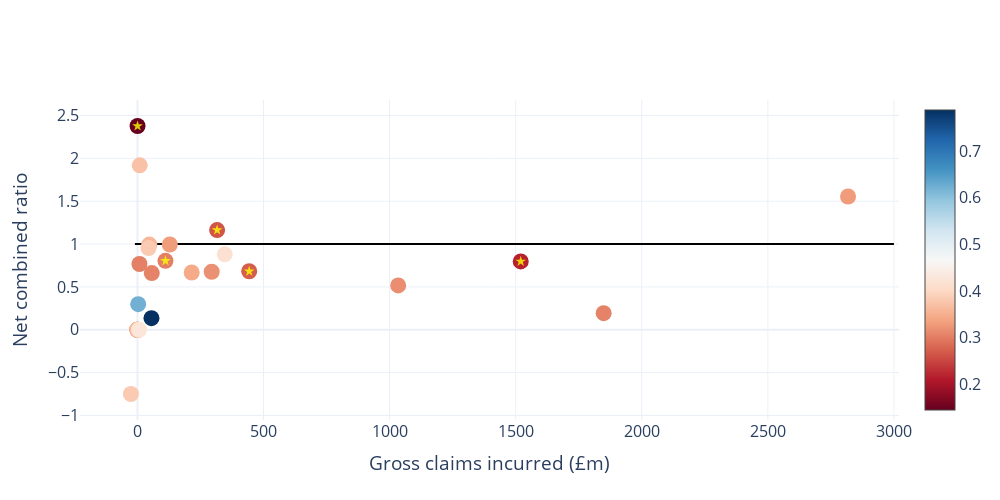

Notebook code cell kept with this figure:
### Markdown cell above
#### Gross Claims incurred vs Net combined ratio

### Code cell
fig = go.Figure()

x = 'Gross claims incurred (£m)'
y = 'Net combined ratio'

fig.add_trace(
    go.Scatter(
        x=np.linspace(-10, 3000, len(largest_firms_20)),
        y=[1] * len(largest_firms_20),
        mode='lines',
        line=dict(width=2, color='black'),
        showlegend=False,
    )
)

fig.add_trace(
    go.Scatter(
        x=largest_firms_20[x],
        y=largest_firms_20[y],
        mode='markers',
        marker=dict(size=16, color=largest_firms_20['composite_score'], colorscale='RdBu', showscale=True),
        showlegend=False,
        hovertext=largest_firms_20.index
    )
)

fig.add_trace(
    go.Scatter(
        x=largest_firms_20[x][:5],
        y=largest_firms_20[y][:5],
        mode='markers',
        marker=dict(size=8, color='yellow', opacity=0.8, symbol='star'),
        showlegend=False,
        hovertext=largest_firms_20.index
    )
)

# format figure to make it look nice
fig.update_layout(
    xaxis_title=x,
    yaxis_title=y,
    width=1000,
    height=500,
    template='plotly_white',
    font=dict(size=16),
    # yaxis_type='log',
)
fig.show()

### Figure 1 — Plotly figure (JSON) as saved in the notebook; plotly's stock layout.template omitted (floating-point values rounded to 4 significant figures)
{"data": [{"line": {"color": "black", "width": 2}, "mode": "lines", "showlegend": false, "type": "scatter", "x": [-10, 110.4, 230.8, 351.2, 471.6, 592, 712.4, 832.8, 953.2, 1074.0, 1194, 1314.0, 1435.0, 1555.0, 1676.0, 1796, 1916.0, 2037.0, 2157.0, 2278.0, 2398, 2518.0, 2639.0, 2759.0, 2880.0, 3000], "y": [1, 1, 1, 1, 1, 1, 1, 1, 1, 1, 1, 1, 1, 1, 1, 1, 1, 1, 1, 1, 1, 1, 1, 1, 1, 1]}, {"hovertext": ["Firm 51", "Firm 17", "Firm 38", "Firm 210", "Firm 10", "Firm 301", "Firm 311", "Firm 234", "Firm 107", "Firm 120", "Firm 25", "Firm 276", "Firm 6", "Firm 105", "Firm 317", "Firm 101", "Firm 199", "Firm 73", "Firm 7", "Firm 34", "Firm 151", "Firm 4", "Firm 26", "Firm 30", "Firm 247", "Firm 104"], "marker": {"color": [0.1448, 0.2161, 0.2628, 0.2708, 0.3019, 0.3028, 0.3034, 0.3057, 0.3065, 0.3155, 0.3155, 0.3169, 0.3192, 0.3291, 0.3302, 0.3335, 0.3445, 0.3597, 0.3652, 0.3719, 0.3821, 0.3824, 0.4165, 0.4262, 0.6216, 0.7879], "colorscale": [[0, "rgb(103,0,31)"], [0.1, "rgb(178,24,43)"], [0.2, "rgb(214,96,77)"], [0.3, "rgb(244,165,130)"], [0.4, "rgb(253,219,199)"], [0.5, "rgb(247,247,247)"], [0.6, "rgb(209,229,240)"], [0.7, "rgb(146,197,222)"], [0.8, "rgb(67,147,195)"], [0.9, "rgb(33,102,172)"], [1, "rgb(5,48,97)"]], "showscale": true, "size": 16}, "mode": "markers", "showlegend": false, "type": "scatter", "x": [0.413, 1520.0, 315.9, 443.2, 111.1, 0, 7.985, 1849.0, 56.86, 0.01447, 1034.0, 0, 294.5, 2818.0, 128.4, 0, 215.2, 47.05, 0, 9.185, -25.73, 43.85, 346.2, 6.601, 2.884, 55.63], "y": [2.377, 0.7974, 1.163, 0.6828, 0.804, 0, 0.767, 0.1932, 0.6614, 0, 0.5172, 0, 0.6771, 1.554, 0.9951, 0, 0.6685, 0.9938, 0, 1.918, -0.7491, 0.9539, 0.8803, 0, 0.2991, 0.1353]}, {"hovertext": ["Firm 51", "Firm 17", "Firm 38", "Firm 210", "Firm 10", "Firm 301", "Firm 311", "Firm 234", "Firm 107", "Firm 120", "Firm 25", "Firm 276", "Firm 6", "Firm 105", "Firm 317", "Firm 101", "Firm 199", "Firm 73", "Firm 7", "Firm 34", "Firm 151", "Firm 4", "Firm 26", "Firm 30", "Firm 247", "Firm 104"], "marker": {"color": "yellow", "opacity": 0.8, "size": 8, "symbol": "star"}, "mode": "markers", "showlegend": false, "type": "scatter", "x": [0.413, 1520.0, 315.9, 443.2, 111.1], "y": [2.377, 0.7974, 1.163, 0.6828, 0.804]}], "layout": {"font": {"size": 16}, "height": 500, "width": 1000, "xaxis": {"title": {"text": "Gross claims incurred (£m)"}}, "yaxis": {"title": {"text": "Net combined ratio"}}}}
